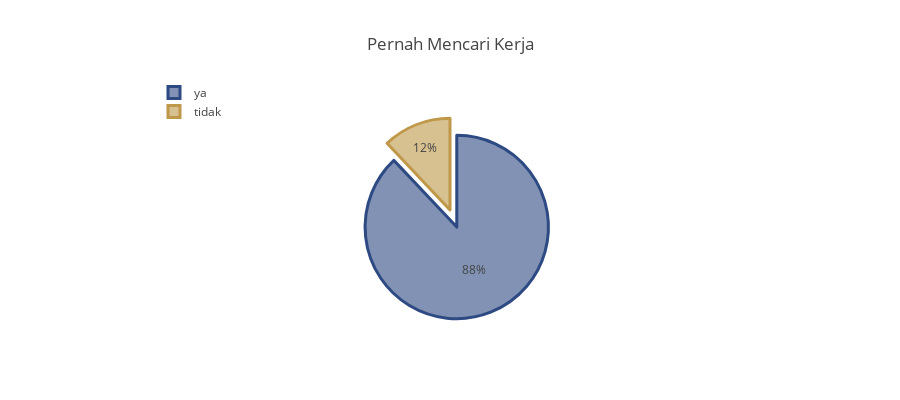

Notebook code cell kept with this figure:
### Code cell
col = "Apakah Anda pernah mencari pekerjaan? (di luar pekerjaan sambilan)"
grouped = df[col].value_counts().reset_index()
grouped = grouped.rename(columns = {col : "count", "index" : col})

trace = go.Pie(
    labels=grouped[col],
    values=grouped['count'],
    pull=[0.2, 0],
    marker=dict(
        colors=["rgba(46, 74, 131, 0.6)", "rgba(191, 152, 73, 0.6)"],
        line=dict(
            color=["rgba(46, 74, 131, 1.0)", "rgba(191, 152, 73, 1.0)"],
            width=3
        )
    )
)
layout = go.Layout(title="Pernah Mencari Kerja", height=400, legend=dict(x=0.1, y=1.1))
fig = go.Figure(data = [trace], layout = layout)
iplot(fig)

### Figure 1 — Plotly figure (JSON) as saved in the notebook; plotly's stock layout.template omitted (floating-point values rounded to 4 significant figures)
{"data": [{"labels": ["ya", "tidak"], "marker": {"colors": ["rgba(46, 74, 131, 0.6)", "rgba(191, 152, 73, 0.6)"], "line": {"color": ["rgba(46, 74, 131, 1.0)", "rgba(191, 152, 73, 1.0)"], "width": 3}}, "pull": [0.2, 0], "type": "pie", "values": [2484, 340]}], "layout": {"height": 400, "legend": {"x": 0.1, "y": 1.1}, "title": {"text": "Pernah Mencari Kerja"}}}
